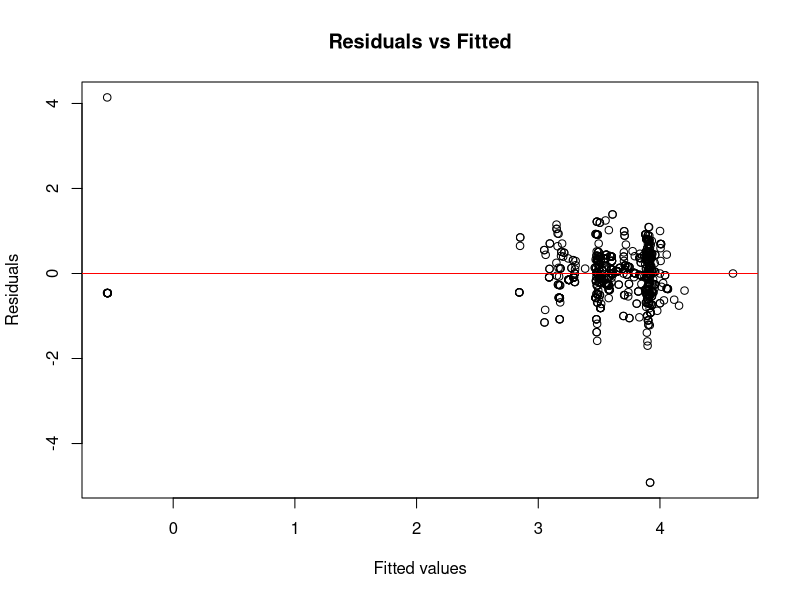
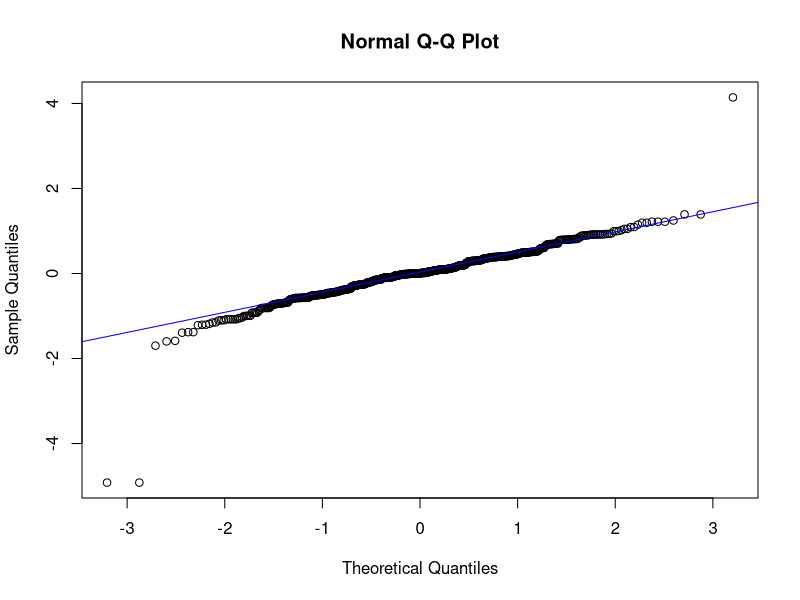
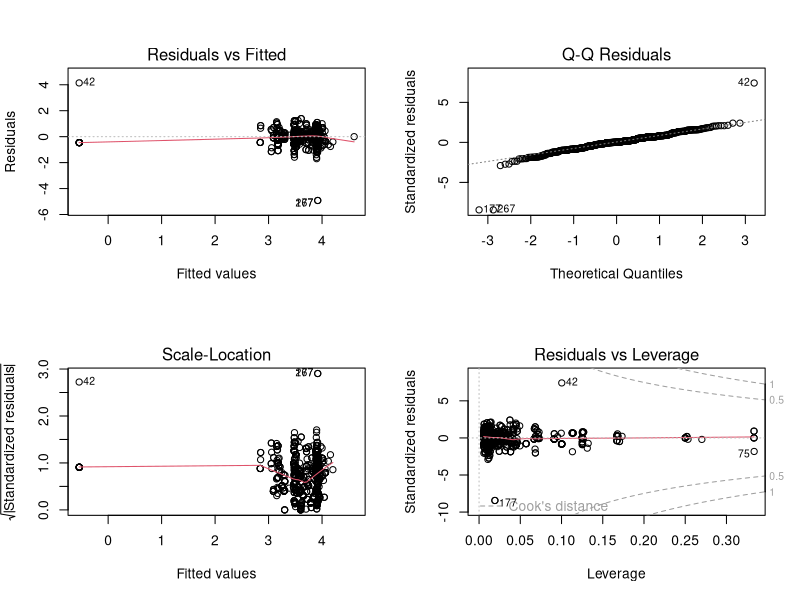
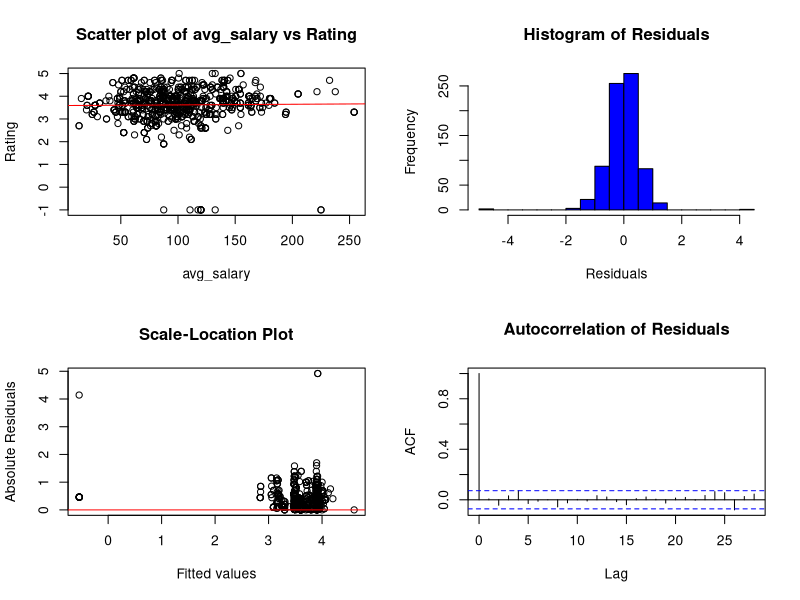

These figures' R source, in order:
## ---- chunk 1
# Load necessary libraries
library(ggplot2)
library(lmtest)
library(car) # For Durbin-Watson test
library(MASS) # For additional diagnostics

# Load the data
eda_data <- read.csv("eda_data.csv")

# Fit the multiple linear regression model
model <- lm(Rating ~ avg_salary + age + Founded + Sector, data = eda_data)

# Display the model summary
summary(model)
## ---- chunk 2
# Extract model coefficients
coefficients <- coef(model)
## ---- chunk 3
# Print the fitted model equation
cat("Fitted Model Equation: Rating =", coefficients[1], "+", coefficients[2], "* avg_salary +", 
    coefficients[3], "* age +", coefficients[4], "* Founded +", coefficients[5], "* Sector\n")
## ---- chunk 4
# Plot residuals vs fitted values
plot(model$fitted.values, model$residuals, 
     xlab = "Fitted values", ylab = "Residuals", 
     main = "Residuals vs Fitted")
abline(h = 0, col = "red")
## ---- chunk 5

# Q-Q plot for normality
qqnorm(model$residuals)
qqline(model$residuals, col = "blue")
## ---- chunk 6

# Perform Breusch-Pagan test for homoscedasticity
bptest(model)
## ---- chunk 7

# Generate diagnostic plots
par(mfrow = c(2, 2)) # Set plot layout
plot(model) # This will generate diagnostic plots
## ---- chunk 8
# Test assumptions of linear regression

# 1. Linearity assumption
plot(eda_data$avg_salary, eda_data$Rating, 
     main = "Scatter plot of avg_salary vs Rating",
     xlab = "avg_salary", ylab = "Rating")
abline(lm(Rating ~ avg_salary, data = eda_data), col = "red")
## ---- chunk 9
# 2. Normality of residuals
hist(model$residuals, breaks = 20, main = "Histogram of Residuals", 
     xlab = "Residuals", col = "blue")
shapiro.test(model$residuals)  # Shapiro-Wilk test for normality
## ---- chunk 10
# 3. Homoscedasticity
plot(model$fitted.values, abs(model$residuals), 
     xlab = "Fitted values", ylab = "Absolute Residuals", 
     main = "Scale-Location Plot")
abline(h = 0, col = "red")
bptest(model)  # Breusch-Pagan test
## ---- chunk 11
# 4. Independence of residuals
acf(model$residuals, main = "Autocorrelation of Residuals")
durbinWatsonTest(model)  # Durbin-Watson test for autocorrelation

## ---- chunk 12
# 5. Multicollinearity
vif_values <- vif(model)
print(vif_values)
